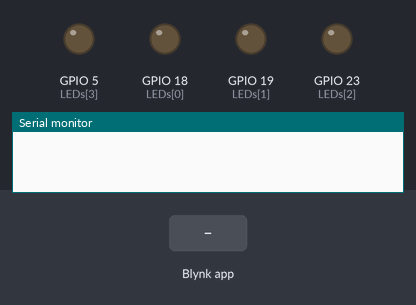
A sketch run on a simulated ESP32. On the bench: output pins drawn as LEDs (lit = HIGH), the last lines printed to the serial monitor. The test bench sets the inputs (shaded band). WiFi joins after 1.5 s; servers stay silent unless stated.

Above: at 3.0 s.
3.1 s: Blynk app writes 1 to V1
At 4.3 s:
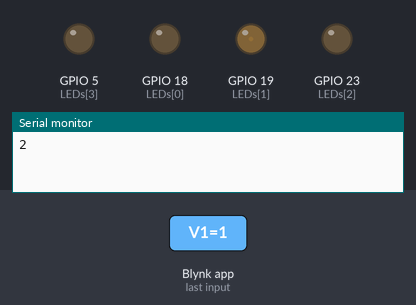
4.6 s: Blynk app writes 200 to V1
At 5.5 s:
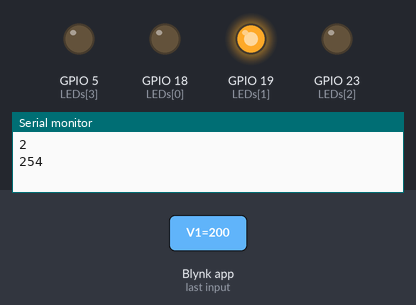
6.1 s: Blynk app writes 1 to V0
At 6.6 s:
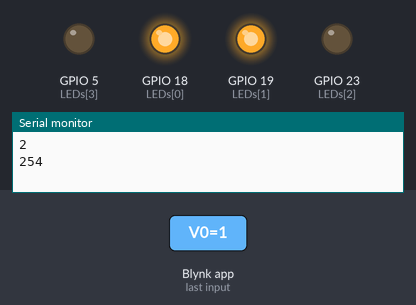
7.6 s: Blynk app writes 0 to V1
At 8.8 s:
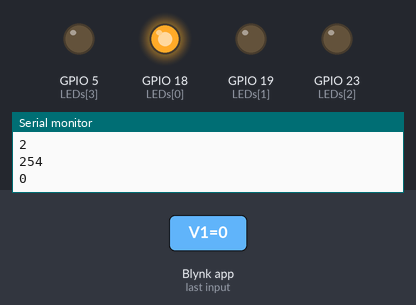
9.1 s: Blynk app writes 1 to V1
At 10.1 s:
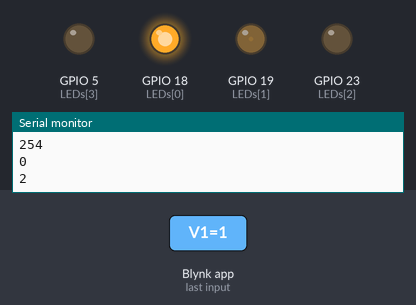
10.6 s: Blynk app writes 0 to V0
At 11.2 s:
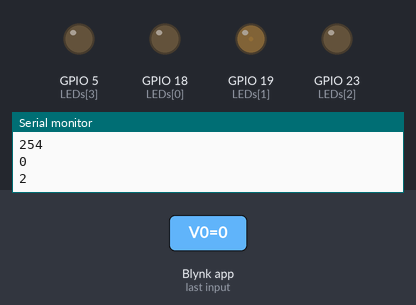
Timing chart, 0 to 13.1 s (numbered marks = the images above; inputs shaded):
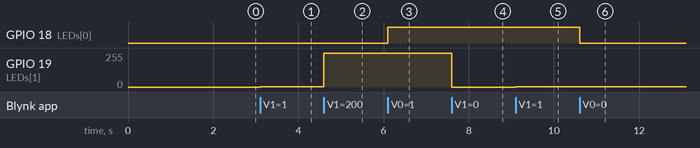

The sketch:

Blynk_Slider.ino
```cpp
#define BLYNK_PRINT Serial
#define BLYNK_TEMPLATE_ID "YOUR_TEMPLATE_ID"
#define BLYNK_TEMPLATE_NAME "YOUR_TEMPLATE_NAME"
#define BLYNK_AUTH_TOKEN "YOUR_AUTH_TOKEN"

#include <WiFi.h>
#include <WiFiClient.h>
#include <BlynkSimpleEsp32.h>

char ssid[] = "YOUR_SSID";
char pass[] = "YOUR_PASSWORD";

uint8_t LEDs[]={18,19,23,5};

BLYNK_CONNECTED()
{ Blynk.virtualWrite(V0,LOW);
  Blynk.virtualWrite(V1,LOW);
}
BLYNK_WRITE(V0)
{ uint8_t led=param.asInt();
  digitalWrite(LEDs[0],led);
}
BLYNK_WRITE(V1)
{ uint8_t pwm = param.asInt();
  pwm = pwm*255/100;
  Serial.println(pwm);
  analogWrite(LEDs[1],pwm);
}

void setup()
{ for(uint8_t i=0;i<4;i++)
    pinMode(LEDs[i],OUTPUT);

  Serial.begin(9600);
  Blynk.begin(BLYNK_AUTH_TOKEN, ssid, pass);
}

void loop()
{ Blynk.run();
}
```

Measured:
- after the input at 3.1 s, GPIO 19 (LEDs[1]): 0/255 → 2/255 at once
- after the input at 4.6 s, GPIO 19 (LEDs[1]): 2/255 → 254/255 at once
- after the input at 6.1 s, GPIO 18 (LEDs[0]): LOW → HIGH at once
- after the input at 7.6 s, GPIO 19 (LEDs[1]): 254/255 → 0/255 at once
- after the input at 9.1 s, GPIO 19 (LEDs[1]): 0/255 → 2/255 at once
- after the input at 10.6 s, GPIO 18 (LEDs[0]): HIGH → LOW at once
